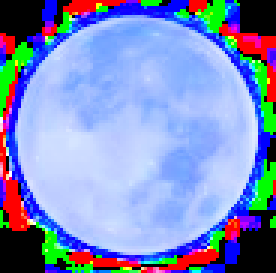
#> input picture Asteroid.png, 92 x 91 px (shown 3 times larger)
$ python -i _Gen_Kaleidoscope.py   (imports and definitions only)   (Python 2 division)
#> lines starting #> are read from the running program, lines starting #| are printed output that depends on the picture
# Kaleid0scope - inspired by: https://i.imgur.com/pbkgUBv.gifv
# @TheWorldFoundry

# Select a triangular area from an image
# Flip/rotate and replicate it onto a target image.

import sys
from math import atan2,degrees,sqrt
from random import random,randint

from io import BytesIO
import StringIO
import imageio
from numpy import *

import pygame
from pygame import gfxdraw
# [1 line not run here, left out]

from Colours import *
from ImageTools import *

BGCOL = (255,255,255)

def draw(img):
	width = img.size[0]
	height = img.size[1]
	FILENAME = "Kaleidoscope_"+str(randint(10000000000,99999999999))
#	img.save(FILENAME+".png") # Transfer to pygame. This should be possible PIL -> PyGame but...!!!
	mode = img.mode
	size = img.size
	data = img.tobytes()
#	print mode,size
	imgs = img.tobytes("raw",'RGBA')
	imgSource = pygame.image.fromstring(imgs, size, mode)
	imgSource = pygame.transform.scale(imgSource,(width,height) )
#	pygame.image.save(imgSource, FILENAME+"_KaleidoscopeSrc.png")
	#imgSource.convert()
	GAP = 5
#	imgSource = pygame.image.load(FILENAME+".png")
#	height = imgSource.get_width()
#	width = height
	imgTarget = pygame.Surface((width, height))
	#imgTarget.convert()
	imgTarget.set_colorkey((0,0,0))
	# Choose a section of the image
	minSize = height>>6
	maxSize = height>>2
	size = randint(minSize,maxSize)
	sizeY = int(sqrt(size**2 - (size/2)**2))
#	print size,sizeY
	imgFragmentX = randint(0,width-size-1)
	imgFragmentY = randint(0,height-sizeY-1)
	imgFragment = pygame.Surface((size,sizeY))
	#imgFragment.convert()
	imgFragment.set_colorkey((0,0,0))
	imgFragment.blit(imgSource,(0,0,size,sizeY),(imgFragmentX,imgFragmentY,size,sizeY))
	pygame.image.save(imgFragment, "./kaleidoscopefragments/"+FILENAME+"_KaleidoscopeFrag.png")
	# Now we need to mask out only the triangle we care about.
	pointsA = [(0,0),(0,sizeY-1),(size>>1,sizeY-1)]
	pointsA.append(pointsA[0])
	pointsB = [(size-1,0),(size-1,sizeY-1),(size>>1,sizeY-1)]
	pointsB.append(pointsB[0])
	gfxdraw.filled_polygon(imgFragment,pointsA,(0,0,0,255))
  	gfxdraw.filled_polygon(imgFragment,pointsB,(0,0,0,255))
#	pygame.image.save(imgFragment, sys.argv[1]+FILENAME+"_KaleidoscopeFragClip.png")
	imgFragmentFlipped = pygame.transform.flip(imgFragment,False,True)
	angle = degrees(atan2(size>>1,sizeY))*2
	imgFragmentRotate1 = pygame.transform.rotate(imgFragmentFlipped,angle*2)
	imgFragmentRotate1rect = imgFragmentRotate1.get_bounding_rect()
	imgFragmentRotate2 = pygame.transform.rotate(imgFragmentFlipped,angle*4)
	imgFragmentRotate2rect = imgFragmentRotate2.get_bounding_rect()
	imgFragmentRotate3 = pygame.transform.rotate(imgFragment,angle*2)
	imgFragmentRotate3rect = imgFragmentRotate3.get_bounding_rect()
	imgFragmentRotate4 = pygame.transform.rotate(imgFragment,angle*4)
	imgFragmentRotate4rect = imgFragmentRotate4.get_bounding_rect()

	# Now we need to blit this into a hex pattern
	imgFragmentHexTile = pygame.Surface(((size<<1)-GAP,(sizeY<<1)-GAP))
	#imgFragmentHexTile.convert()
	imgFragmentHexTile.set_colorkey((0,0,0))
	x = size>>1
	y = 0
	imgFragmentHexTile.blit(imgFragment,[x,y])
	imgFragmentHexTile.blit(imgFragmentFlipped,[x,y+sizeY-GAP])
	imgFragmentHexTile.blit(imgFragmentRotate1,[x+(size>>1)-GAP,y],imgFragmentRotate1rect)
	#imgFragmentHexTile.blit(imgFragmentRotate1,[x-(size)+GAP,y+sizeY-GAP],imgFragmentRotate1rect)
	imgFragmentHexTile.blit(imgFragmentRotate2,[x-(size>>1)+GAP,y],imgFragmentRotate2rect)
	#imgFragmentHexTile.blit(imgFragmentRotate2,[x+(size)-GAP*2,y+sizeY-GAP],imgFragmentRotate2rect)
	imgFragmentHexTile.blit(imgFragmentRotate3,[x-(size>>1)+GAP,y+sizeY-GAP],imgFragmentRotate3rect)
	#imgFragmentHexTile.blit(imgFragmentRotate3,[x+size-GAP,y],imgFragmentRotate3rect)
	imgFragmentHexTile.blit(imgFragmentRotate4,[x+(size>>1)-GAP,y+sizeY-GAP],imgFragmentRotate4rect)
	#imgFragmentHexTile.blit(imgFragmentRotate4,[x-(size)+GAP*2,y],imgFragmentRotate4rect)
	#pygame.image.save(imgFragmentHexTile, sys.argv[1]+FILENAME+"_KaleidoscopeHexTile.png")

	# Now we need to blit this around the screen like a crazy freakazoid

	size = imgFragmentHexTile.get_width()#>>1
	sizeY = imgFragmentHexTile.get_height()#>>1
	x = -size
	y = 0
	while y < height+sizeY:
		while x < width+size:
			imgTarget.blit(imgFragmentHexTile,[x,y])
			imgTarget.blit(imgFragmentHexTile,[x+(size>>2)*3-GAP*2,y-(sizeY>>1)])
			x += size+(size>>1)-GAP*4
		y += (sizeY)-GAP
		x = -size

	pix = img.load()
	for y in xrange(0,height):
		for x in xrange(0,width):
			(r,g,b,a) = imgTarget.get_at((x,y))
			pix[x,y] = (r,g,b,a)

# [8 lines of commented-out code are left out]

>>> import cv2
>>> picture = cv2.imread('Asteroid.png', cv2.IMREAD_GRAYSCALE)
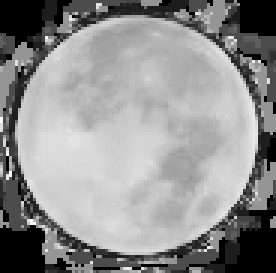
#> picture: shape (91, 92) (shown 3 times larger); min 0, max 255, mean 143.2
#> (the run stopped early here; a loop or call above may not have finished)

$ run again, on Earth.png
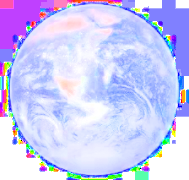
#> input picture Earth.png, 189 x 180 px
#> `picture = cv2.imread('Asteroid.png', cv2.IMREAD_GRAYSCALE)`:
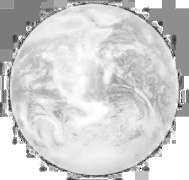
#> picture: shape (180, 189); min 0, max 255, mean 208.2
